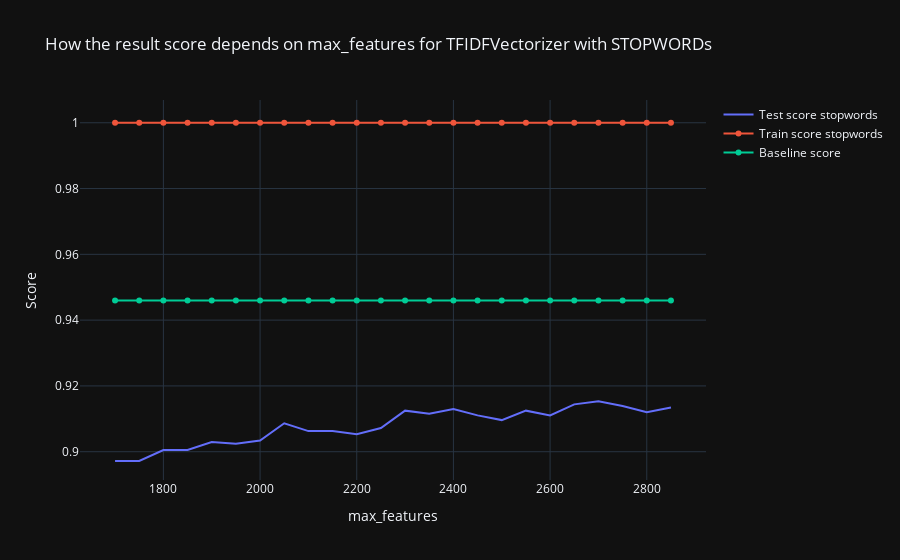

Notebook code cell kept with this figure:
### Code cell
fig = go.Figure()
fig.add_trace(go.Scatter(x=list(range(min_value,max_value, step_value)), y=score_test_lst2,
                    mode='lines',
                    name='Test score stopwords'))
fig.add_trace(go.Scatter(x=list(range(min_value,max_value, step_value)), y=score_train_lst2,
                    mode='lines+markers',
                    name='Train score stopwords'))
fig.add_trace(go.Scatter(x=list(range(min_value,max_value, step_value)), y=[base_line]*(max_value-min_value),
                    mode='lines+markers',
                    name='Baseline score'))

fig.update_layout(title='How the result score depends on max_features for TFIDFVectorizer with STOPWORDs',
                   xaxis_title='max_features',
                   yaxis_title='Score')
fig.show()

### Figure 1 — Plotly figure (JSON) as saved in the notebook; plotly's stock layout.template omitted (floating-point values rounded to 4 significant figures; data arrays with more than 128 entries replaced by an {"elided": "..."} marker saying what was removed)
{"data": [{"mode": "lines", "name": "Test score stopwords", "type": "scatter", "x": [1700, 1750, 1800, 1850, 1900, 1950, 2000, 2050, 2100, 2150, 2200, 2250, 2300, 2350, 2400, 2450, 2500, 2550, 2600, 2650, 2700, 2750, 2800, 2850], "y": [0.8972, 0.8972, 0.9005, 0.9005, 0.9029, 0.9024, 0.9034, 0.9087, 0.9063, 0.9063, 0.9053, 0.9072, 0.9125, 0.9115, 0.913, 0.911, 0.9096, 0.9125, 0.911, 0.9144, 0.9154, 0.9139, 0.912, 0.9134]}, {"mode": "lines+markers", "name": "Train score stopwords", "type": "scatter", "x": [1700, 1750, 1800, 1850, 1900, 1950, 2000, 2050, 2100, 2150, 2200, 2250, 2300, 2350, 2400, 2450, 2500, 2550, 2600, 2650, 2700, 2750, 2800, 2850], "y": [1, 1, 1, 1, 1, 1, 1, 1, 1, 1, 1, 1, 1, 1, 1, 1, 1, 1, 1, 1, 1, 1, 1, 1]}, {"mode": "lines+markers", "name": "Baseline score", "type": "scatter", "x": [1700, 1750, 1800, 1850, 1900, 1950, 2000, 2050, 2100, 2150, 2200, 2250, 2300, 2350, 2400, 2450, 2500, 2550, 2600, 2650, 2700, 2750, 2800, 2850], "y": {"elided": "1200 float values"}}], "layout": {"autosize": true, "title": {"text": "How the result score depends on max_features for TFIDFVectorizer with STOPWORDs"}, "xaxis": {"autorange": true, "range": [1631.0, 2919.0], "title": {"text": "max_features"}, "type": "linear"}, "yaxis": {"autorange": true, "range": [0.8913, 1.008], "title": {"text": "Score"}, "type": "linear"}}}
